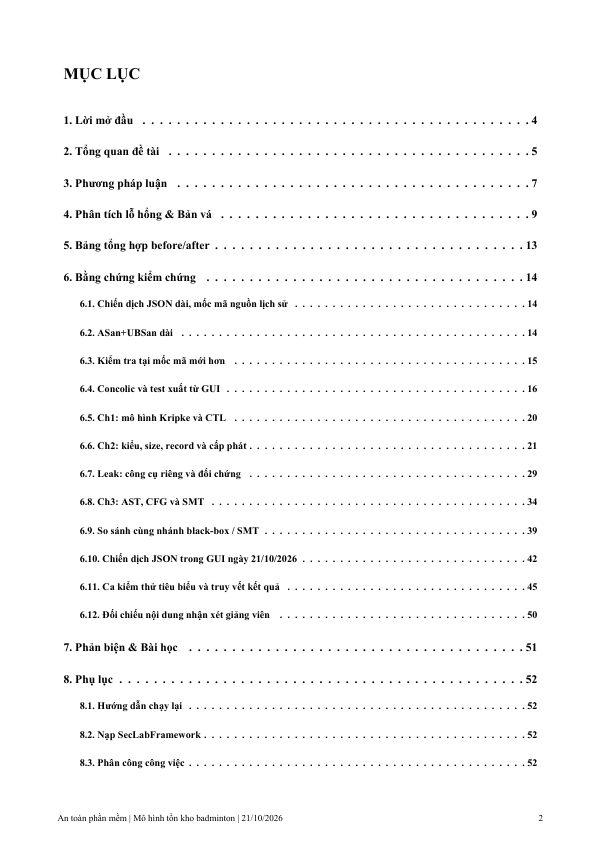
#> input picture du-an-hien-tai/results/report-final/enrich-20261021/finalqa-02.png, 602 x 850 px; its folder holds only this picture in this run
$ python qa_pages.py
#> lines starting #> are read from the running program, lines starting #| are printed output that depends on the picture
from pathlib import Path
from PIL import Image, ImageOps, ImageDraw

root = Path(__file__).parent
paths = sorted(root.glob('finalqa-*.png'))
for start in range(0, len(paths), 12):
    sheet = Image.new('RGB', (1200, 1320), '#dddddd')
#> sheet: PIL image 1200x1320 RGB; every value is 221
    draw = ImageDraw.Draw(sheet)
    for index, path in enumerate(paths[start:start+12]):
        pic = Image.open(path).convert('RGB')
#> pic is the input picture: PIL image 602x850 RGB; min 0, max 255, mean 249.7
        pic.thumbnail((290, 405))
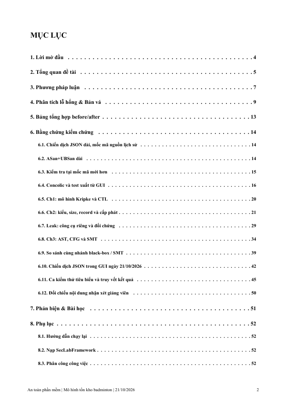
#> pic: PIL image 287x405 RGB; min 18, max 255, mean 249.4
        x, y = (index % 4)*300, (index//4)*440
        sheet.paste(pic, (x, y+22))
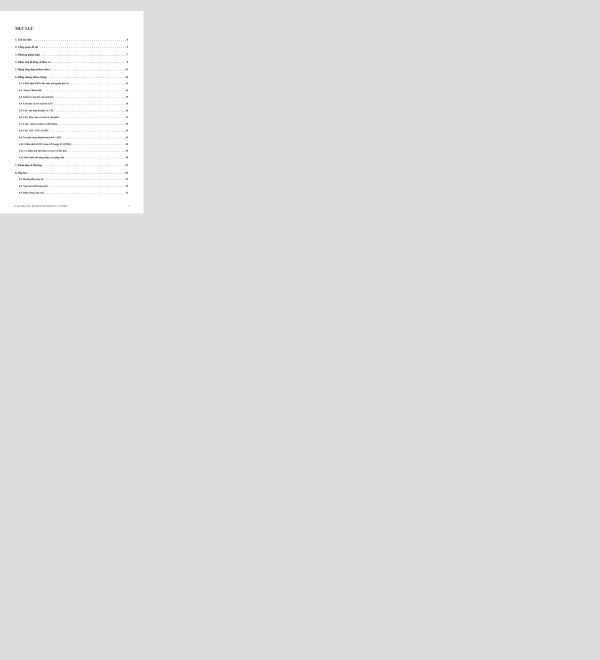
#> sheet: PIL image 1200x1320 RGB (shown at 1/2 size); min 18, max 255, mean 223.1
        draw.text((x+8,y+5), path.stem, fill='black')
    sheet.save(root/f'contact-{start//12+1}.png')

$ run again, on du-an-hien-tai/results/report-final/enrich-20261021/finalqa-07.png
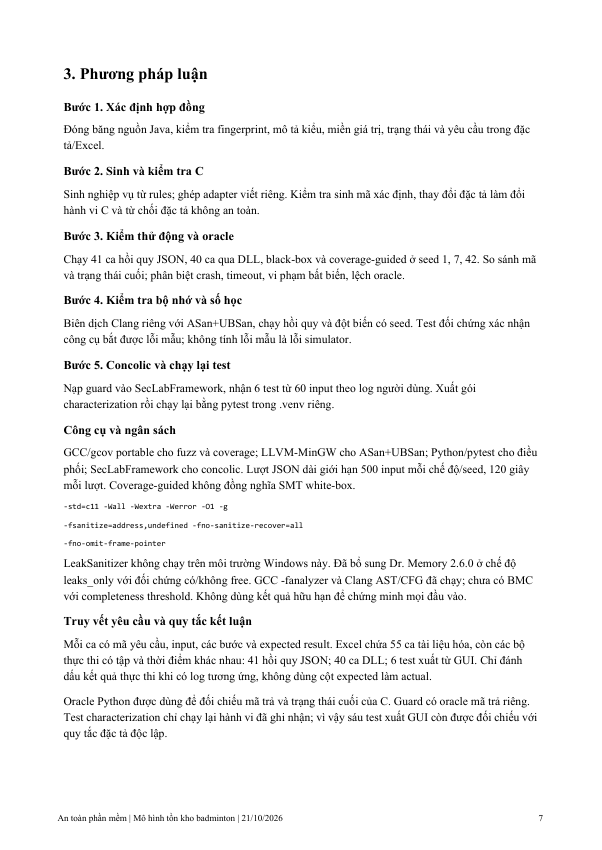
#> input picture du-an-hien-tai/results/report-final/enrich-20261021/finalqa-07.png, 602 x 850 px
#> pic is the input picture: PIL image 602x850 RGB; min 0, max 255, mean 244.9
#> `pic.thumbnail((290, 405))`:
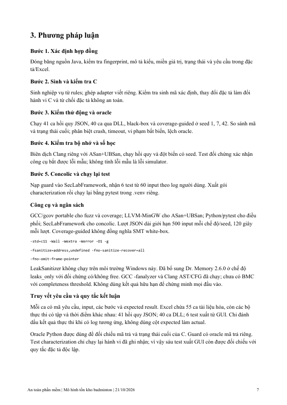
#> pic: PIL image 287x405 RGB; min 14, max 255, mean 244.6
#> `sheet.paste(pic, (x, y+22))`:
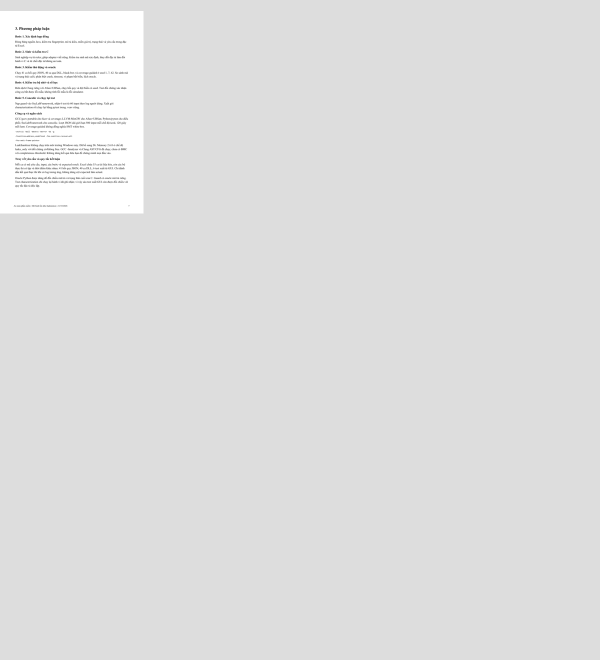
#> sheet: PIL image 1200x1320 RGB (shown at 1/2 size); min 14, max 255, mean 222.7

$ run again, on du-an-hien-tai/results/report-final/enrich-20261021/finalqa-09.png
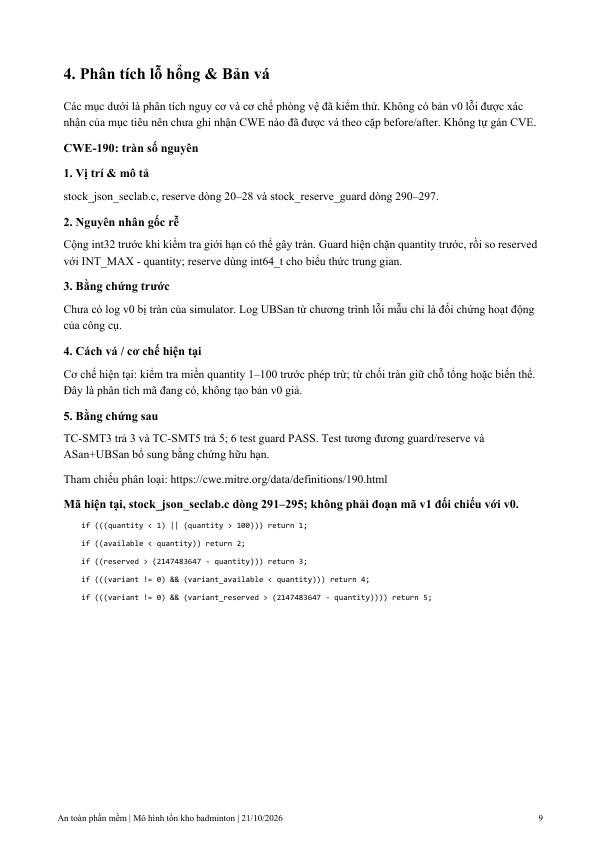
#> input picture du-an-hien-tai/results/report-final/enrich-20261021/finalqa-09.png, 602 x 850 px
#> pic is the input picture: PIL image 602x850 RGB; min 0, max 255, mean 248.1
#> `pic.thumbnail((290, 405))`:
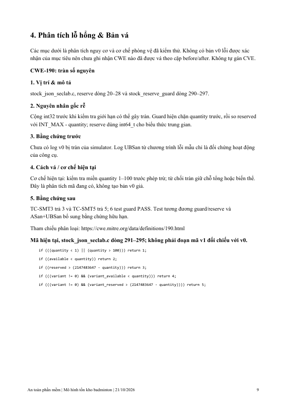
#> pic: PIL image 287x405 RGB; min 6, max 255, mean 247.9
#> `sheet.paste(pic, (x, y+22))`:
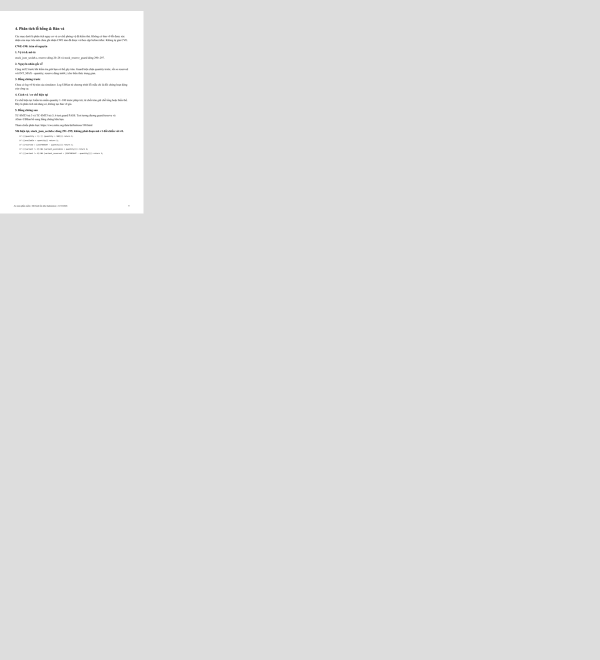
#> sheet: PIL image 1200x1320 RGB (shown at 1/2 size); min 6, max 255, mean 223

$ run again, on du-an-hien-tai/results/report-final/enrich-20261021/finalqa-10.png
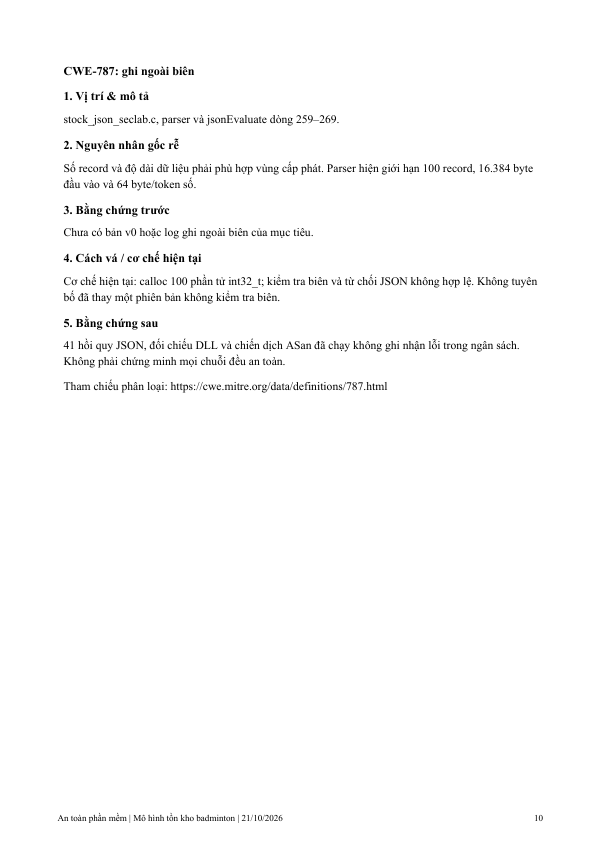
#> input picture du-an-hien-tai/results/report-final/enrich-20261021/finalqa-10.png, 602 x 850 px
#> pic is the input picture: PIL image 602x850 RGB; min 0, max 255, mean 251.2
#> pic: PIL image 287x405 RGB
#> `sheet.paste(pic, (x, y+22))`:
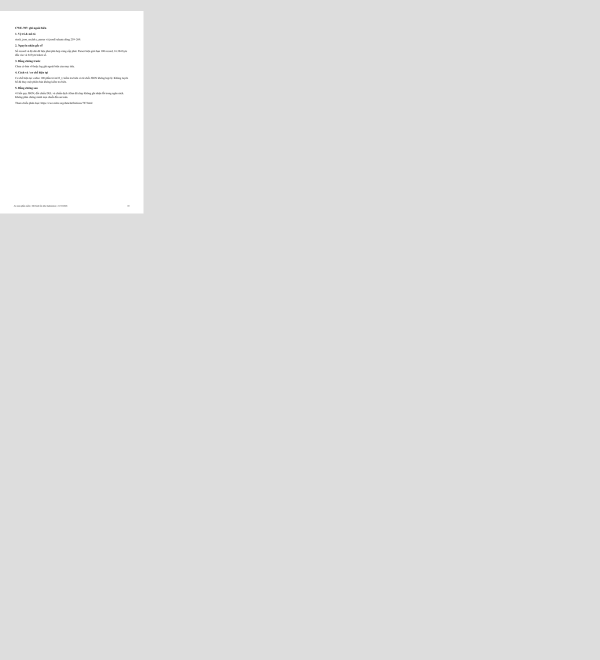
#> sheet: PIL image 1200x1320 RGB (shown at 1/2 size); min 47, max 255, mean 223.2

$ run again, on du-an-hien-tai/results/report-final/enrich-20261021/finalqa-03.png
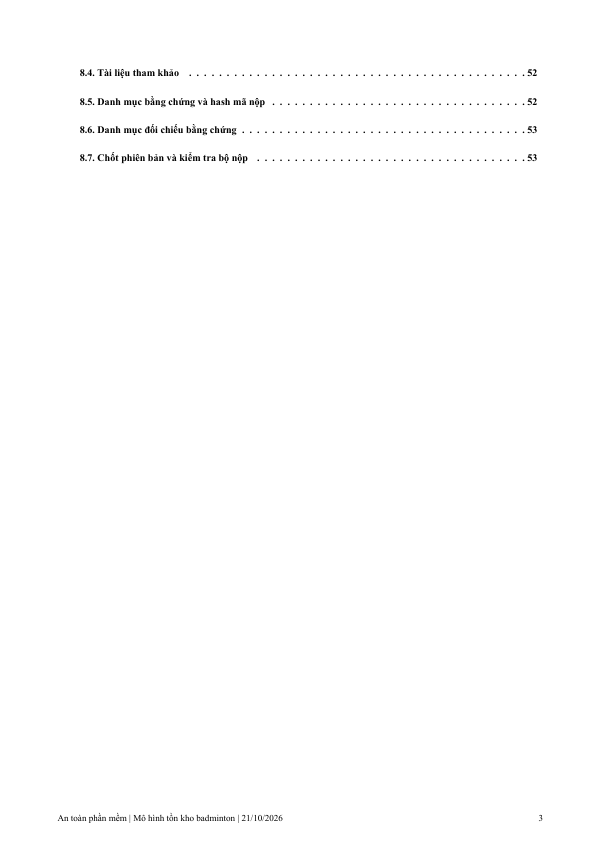
#> input picture du-an-hien-tai/results/report-final/enrich-20261021/finalqa-03.png, 602 x 850 px
#> pic is the input picture: PIL image 602x850 RGB; min 0, max 255, mean 253.9
#> pic: PIL image 287x405 RGB
#> `sheet.paste(pic, (x, y+22))`:
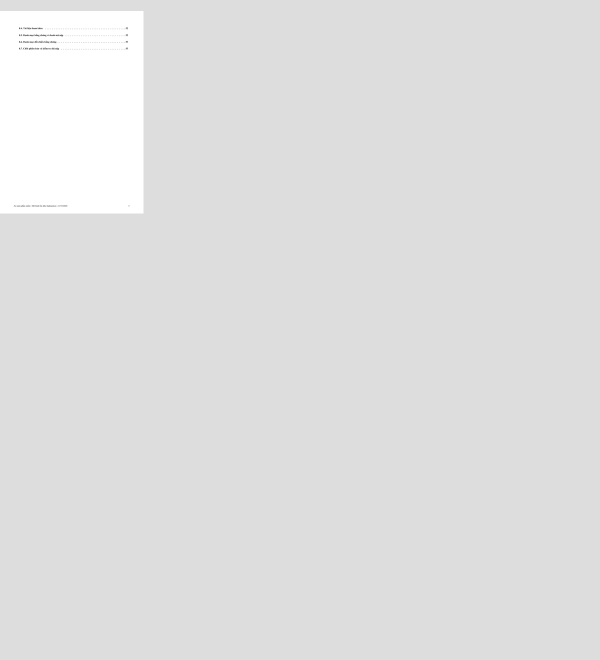
#> sheet: PIL image 1200x1320 RGB (shown at 1/2 size); min 57, max 255, mean 223.4
